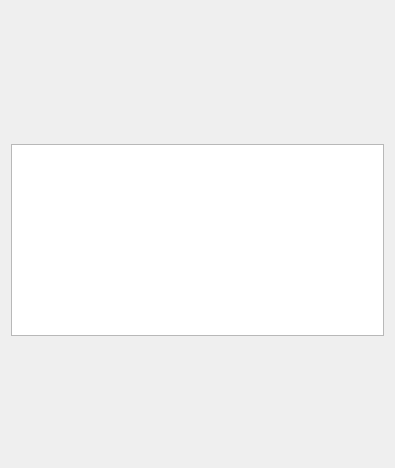
<?xml version="1.0" encoding="UTF-8"?>
<ui version="4.0">
 <class>Form</class>
 <widget class="QWidget" name="Form">
  <property name="geometry">
   <rect>
    <x>0</x>
    <y>0</y>
    <width>395</width>
    <height>468</height>
   </rect>
  </property>
  <property name="sizePolicy">
   <sizepolicy hsizetype="Preferred" vsizetype="Preferred">
    <horstretch>0</horstretch>
    <verstretch>0</verstretch>
   </sizepolicy>
  </property>
  <property name="windowTitle">
   <string>Form</string>
  </property>
  <layout class="QVBoxLayout" name="verticalLayout">
   <item>
    <widget class="TyphosDisplayTitle" name="TyphosDisplayTitle">
     <property name="sizePolicy">
      <sizepolicy hsizetype="Preferred" vsizetype="Fixed">
       <horstretch>0</horstretch>
       <verstretch>0</verstretch>
      </sizepolicy>
     </property>
     <property name="toolTip">
      <string/>
     </property>
     <property name="channel" stdset="0">
      <string>ca://${prefix}</string>
     </property>
     <property name="underline_midLineWidth" stdset="0">
      <number>-4</number>
     </property>
    </widget>
   </item>
   <item>
    <widget class="TyphosCompositeSignalPanel" name="signal_panel">
     <property name="sizePolicy">
      <sizepolicy hsizetype="Preferred" vsizetype="Expanding">
       <horstretch>0</horstretch>
       <verstretch>0</verstretch>
      </sizepolicy>
     </property>
     <property name="toolTip">
      <string/>
     </property>
     <property name="whatsThis">
      <string>
    Panel of Signals + Sub-Devices for Device
    </string>
     </property>
     <property name="channel" stdset="0">
      <string>ca://${prefix}</string>
     </property>
     <property name="showOmitted" stdset="0">
      <bool>false</bool>
     </property>
    </widget>
   </item>
   <item>
    <widget class="PyDMTimePlot" name="PyDMTimePlot">
     <property name="font">
      <font>
       <weight>75</weight>
       <bold>true</bold>
      </font>
     </property>
     <property name="toolTip">
      <string/>
     </property>
     <property name="showXGrid">
      <bool>true</bool>
     </property>
     <property name="showYGrid">
      <bool>true</bool>
     </property>
     <property name="axisColor">
      <color>
       <red>190</red>
       <green>194</green>
       <blue>194</blue>
      </color>
     </property>
     <property name="showRightAxis">
      <bool>true</bool>
     </property>
     <property name="showLegend">
      <bool>true</bool>
     </property>
     <property name="curves">
      <stringlist>
       <string>{&quot;channel&quot;: &quot;ca://${prefix}TemperatureCelsius&quot;, &quot;name&quot;: &quot;Temp [C]&quot;, &quot;color&quot;: &quot;#0c3dff&quot;, &quot;lineStyle&quot;: 1, &quot;lineWidth&quot;: 1, &quot;symbol&quot;: null, &quot;symbolSize&quot;: 10}</string>
       <string>{&quot;channel&quot;: &quot;ca://${prefix}HeaterOutput&quot;, &quot;name&quot;: &quot;Heater [%]&quot;, &quot;color&quot;: &quot;#fc2431&quot;, &quot;lineStyle&quot;: 1, &quot;lineWidth&quot;: 1, &quot;symbol&quot;: null, &quot;symbolSize&quot;: 10}</string>
      </stringlist>
     </property>
     <property name="timeSpan">
      <double>1800.000000000000000</double>
     </property>
     <property name="updateInterval">
      <double>0.500000000000000</double>
     </property>
    </widget>
   </item>
   <item>
    <spacer name="verticalSpacer">
     <property name="orientation">
      <enum>Qt::Vertical</enum>
     </property>
     <property name="sizeHint" stdset="0">
      <size>
       <width>20</width>
       <height>40</height>
      </size>
     </property>
    </spacer>
   </item>
  </layout>
 </widget>
 <customwidgets>
  <customwidget>
   <class>TyphosSignalPanel</class>
   <extends>QWidget</extends>
   <header>typhos.panel</header>
  </customwidget>
  <customwidget>
   <class>TyphosCompositeSignalPanel</class>
   <extends>TyphosSignalPanel</extends>
   <header>typhos.panel</header>
  </customwidget>
  <customwidget>
   <class>TyphosDisplayTitle</class>
   <extends>QFrame</extends>
   <header>typhos.display</header>
  </customwidget>
  <customwidget>
   <class>PyDMTimePlot</class>
   <extends>QGraphicsView</extends>
   <header>pydm.widgets.timeplot</header>
  </customwidget>
 </customwidgets>
 <resources/>
 <connections/>
</ui>
